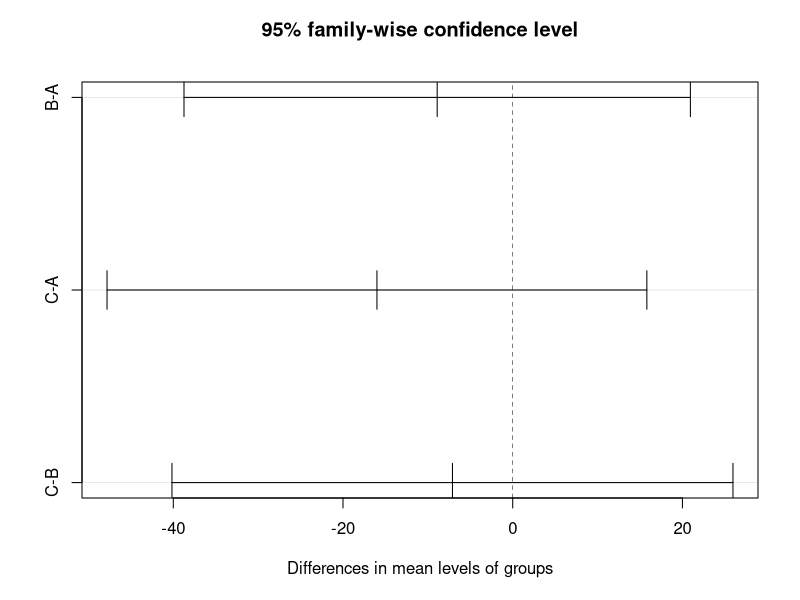
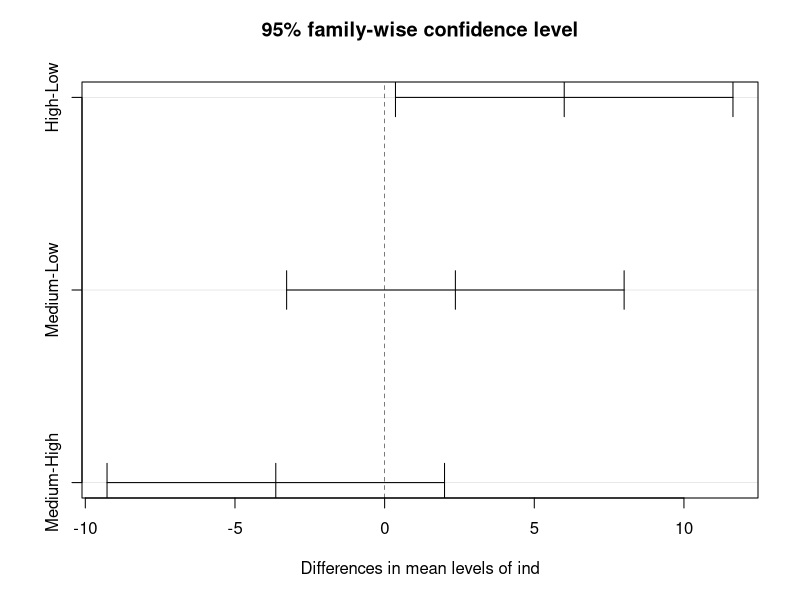

Write R code to recreate these figures, in order. (Note: this script raises an error after producing the figures.)
## ---- chunk 1
N <- 50
k <- 5

df1 <- k - 1
df2 <- N - k

BMS <- 116.3
BSS <- BMS * df1

WSS <- 2000
WMS <- WSS / df2

TSS <- BSS + WSS

F.value <- BMS / WMS

q95 <- qf(0.95,df1,df2)
q95

if(F.value < q95) {
  print("We cannot reject the null hypothesis")
} else {
  print("we reject the null hypothesis")
}

print("We reject the null hypothesis because the F.value falls within the Rejection Region, thus it is greater than the Critical Value making it less likely for the observations to be equal.")
## ---- chunk 2
Low <- L <- c(5,7,9,11,13,8,10,34,17,50,17,25)
High <- c(25,24,8,2,11,10,10,66,113,1,3,5)
s1 <- 13.25^2
s2 <- 33.45^2
ratio <- s1 / s2
ratio
F.ratio <- df(0.90,11,11)
F.ratio

df <- data.frame(cbind(Low,High))
df

income <- stack(df)
income

##Homogeneity of Variance
##Ho: Population Variance are Equal
library(car)
H.test <- leveneTest(values~ind, data = income)
H.test
print("Since p.value is 0.3234, we accept the null hypothesis that the population variance are equal.")

##Difference in Population Mean
result <- aov(values~ind,data = income)
summary(result)

##Critcal Value = q90 (with $\alpha = 0.10$)
q90 <- qf(0.90,1,24)
q90
print("Since the Critical value is greater than the F.value, we can conclude that there are no differences in the two population means and accept the null hypothesis.")

## ASSUMPTION NOT LIKELY MET
#Ho:There is no significant difference between the distances moved by low- and high-income individuals
result <- kruskal.test(Low,High)
result
if(result$p.value>0.05) {
  print("We cannot reject the null hypothesis")
} else {
  print("we reject the null hypothesis")
}

norm1 <- shapiro.test(Low)
norm1
if(norm1$p.value>0.05) {
  print("the assumption of normality is satisfied")
} else {
  print("the assumption of normality not satisfied")
}

norm2 <- shapiro.test(High)
norm2
if(norm2$p.value>0.05) {
  print("the assumption of normality is satisfied")
} else {
  print("the assumption of normality not satisfied")
}



## ---- chunk 3
library(MASS)
A <- mvrnorm(12,43.2,36.2^2,empirical=T)
B <- mvrnorm(10,34.3,20.3^2,empirical=T)
C <- mvrnorm(8,27.2,21.4^2,empirical=T)

income <- c(A,B,C)
groups <- c(rep("A",12),rep("B",10),rep("C",8))
df <- data.frame(income,groups)

result <- aov(income~groups,data = df)
summary(result)

##Difference in Mean level 
TukeyHSD(result)
plot(TukeyHSD(result))

p.value <- pf(0.804,2,27,lower.tail = F)
p.value



if(p.value>0.05) {
  print("We cannot reject the null hypothesis")
} else {
  print("we reject the null hypothesis")
}

print("We cannot reject the null hypothesis that the mean are equal because the p.value of 0.458 (likelihood of equality) is higher than 0.05. There is no significant difference between the means")

## ---- chunk 4
col.1 <- c(23.1,13.3,15.6,1.2)
col.2 <- c(43.1,10.2,16.2,0.2)
col.3 <- c(56.5,32.1,43.3,24.4)
col.4 <- c(10002.3,54.4,8.7,54.4)

df <- data.frame(cbind(col.1,col.2,col.3,col.4))
df
col <- stack(df)
col
result <- kruskal.test(values~ind,data = col)
result

if(result$p.value>0.05) {
  print("We cannot reject the null hypothesis")
} else {
  print("we reject the null hypothesis")
}

print("We cannot reject the null hypothesis that the mean are equal because the p.value of 0.094 (likelihood of equality) is higher than 0.05. There is no significant difference between the means")
## ---- chunk 5
## This is the script to generate the table. Do not write your answer inside in this block.
Observations <- seq(1:11)
Low <- c(5,4,1,2,3,10,6,6,4,12,11)
Medium <- c(10,10,8,6,5,3,16,20,7,3,2)
High <- c(8,11,15,19,21,7,7,4,3,17,18)

df <- data.frame(Observations,Low,Medium,High)
library(knitr)
kable(df)
## ---- chunk 6
Low <- c(5,4,1,2,3,10,6,6,4,12,11)
Medium <- c(10,10,8,6,5,3,16,20,7,3,2)
High <- c(8,11,15,19,21,7,7,4,3,17,18)

df <- data.frame(cbind(Low,High,Medium))
df
dist <- stack(df)
dist

result <- aov(values~ind,data = dist)
summary(result)
TukeyHSD(result)
plot(TukeyHSD(result))

p.value <- pf(3.493,2,30,lower.tail = F)
p.value

if(p.value>0.05) {
  print("We cannot reject the null hypothesis")
} else {
  print("we reject the null hypothesis")
}

#ASSUMPTION OF HOMOSCEDASTICITY
H.test <- leveneTest(values~ind,data = dist)
H.test

print("Since p.value is 0.1318, the assumption of homoscedasticity is satisfied.")

#Histogram and Normality Test
hist(values)
norm <- shapiro.test(values)
norm

if(norm$p.value>0.05) {
  print("the assumption of normality is satisfied")
} else {
  print("the assumption of normality not satisfied")
}


## ---- chunk 7
C <- mvrnorm(10,1.5,1^2,empirical = T)
S <- mvrnorm(15,2.6,1.1^2,empirical = T)
R <- mvrnorm(15,1.2,1.2^2,empirical = T)

x <- c(C,S,R)
y <- c(rep("C",10),rep("S",15),rep("R",15))
df <- data.frame(x,y)
df

result <- aov(x~y,data = df)
summary(result)
TukeyHSD(result)
plot(TukeyHSD(result))

p.value <- pf(6.381,2,37,lower.tail = F)
p.value

if(p.value>0.05) {
  print("We cannot reject null the hypothesis")
} else {
  print("We reject the null hypothesis")
}

print("We reject the null hypothesis that the mean are equal because the p.value of 0.00416 (likelihood of equality) is less than 0.05. There is a significant difference between the means")
